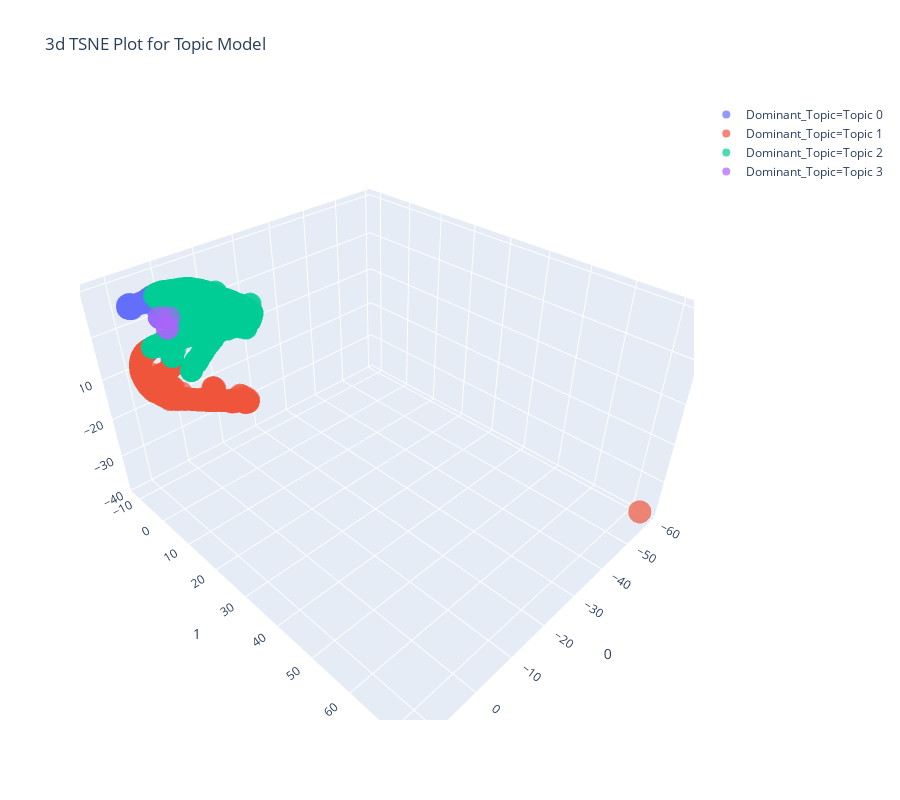

Write notebook code for a chart like this one.
### Markdown cell above
## T-distributed Stochastic Neighbor Embedding (t-SNE)



T-distributed Stochastic Neighbor Embedding (t-SNE) is a nonlinear dimensionality reduction technique well-suited for embedding high-dimensional data for visualization in a low-dimensional space of two or three dimensions.

### Code cell
plot_model(lda, plot="tsne")

### Figure 1 — Plotly figure (JSON) as saved in the notebook; plotly's stock layout.template omitted (floating-point values rounded to 4 significant figures; data arrays with more than 128 entries replaced by an {"elided": "..."} marker saying what was removed)
{"data": [{"hovertemplate": "Dominant_Topic=Topic 0<br>0=%{x}<br>1=%{y}<br>2=%{z}", "showlegend": true, "legendgroup": "Dominant_Topic=Topic 0", "name": "Dominant_Topic=Topic 0", "scene": "scene", "y": [-8.398, -8.957, -7.261, -7.862, -9.076, -8.345, -8.994, -4.96, -4.461, -8.805, -8.291, -7.522, -8.704, -7.477, -5.151, -8.817, -7.561, -8.188, -8.612, -7.356, -9.002, -7.348, -7.38, -8.547, -7.271, -8.259, -4.377, -8.335, -8.686, -4.372, -9.132, -9.109, -7.36, -7.698, -7.135, -8.32, -7.244, -8.444, -7.311, -7.027, -7.434, -5.684, -8.948, -8.709, -8.676, -7.461], "hoverlabel": {"namelength": 0}, "mode": "markers", "marker": {"color": "#636efa", "opacity": 0.7, "symbol": "circle"}, "x": [7.942, 8.45, 4.569, 6.949, 8.455, 8.812, 8.281, 4.646, 3.529, 8.612, 8.656, 6.193, 8.619, 6.067, 4.416, 8.15, 6.305, 8.444, 8.884, 5.131, 8.786, 5.502, 6.136, 8.626, 4.541, 7.769, 5.077, 7.855, 9.015, 5.071, 8.434, 8.735, 5.182, 6.62, 4.376, 8.402, 4.337, 8.151, 4.785, 4.218, 5.844, 5.308, 8.861, 8.999, 8.591, 6.212], "z": [6.521, 6.696, 7.488, 6.704, 6.103, 6.403, 6.176, 7.347, 5.157, 5.92, 6.153, 6.901, 5.912, 6.939, 7.341, 6.539, 6.869, 6.388, 6.651, 7.285, 6.617, 7.127, 6.872, 6.759, 7.508, 6.514, 4.303, 6.52, 6.371, 4.301, 6.367, 6.475, 7.266, 6.784, 7.515, 6.028, 7.578, 6.108, 7.42, 7.618, 7.017, 6.774, 6.104, 6.208, 6.791, 6.87], "type": "scatter3d"}, {"hovertemplate": "Dominant_Topic=Topic 1<br>0=%{x}<br>1=%{y}<br>2=%{z}", "showlegend": true, "legendgroup": "Dominant_Topic=Topic 1", "name": "Dominant_Topic=Topic 1", "scene": "scene", "y": {"elided": "238 float values"}, "hoverlabel": {"namelength": 0}, "mode": "markers", "marker": {"color": "#EF553B", "opacity": 0.7, "symbol": "circle"}, "x": {"elided": "238 float values"}, "z": {"elided": "238 float values"}, "type": "scatter3d"}, {"hovertemplate": "Dominant_Topic=Topic 2<br>0=%{x}<br>1=%{y}<br>2=%{z}", "showlegend": true, "legendgroup": "Dominant_Topic=Topic 2", "name": "Dominant_Topic=Topic 2", "scene": "scene", "y": {"elided": "712 float values"}, "hoverlabel": {"namelength": 0}, "mode": "markers", "marker": {"color": "#00cc96", "opacity": 0.7, "symbol": "circle"}, "x": {"elided": "712 float values"}, "z": {"elided": "712 float values"}, "type": "scatter3d"}, {"hovertemplate": "Dominant_Topic=Topic 3<br>0=%{x}<br>1=%{y}<br>2=%{z}", "showlegend": true, "legendgroup": "Dominant_Topic=Topic 3", "name": "Dominant_Topic=Topic 3", "scene": "scene", "y": [-2.465, -3.615, -4.35, -2.47], "hoverlabel": {"namelength": 0}, "mode": "markers", "marker": {"color": "#ab63fa", "opacity": 0.7, "symbol": "circle"}, "x": [4.793, 3.47, 5.066, 4.769], "z": [2.579, 3.931, 4.281, 2.585], "type": "scatter3d"}], "layout": {"title": {"text": "3d TSNE Plot for Topic Model"}, "scene": {"domain": {"y": [0, 1], "x": [0, 1]}, "zaxis": {"title": {"text": "2"}}, "xaxis": {"title": {"text": "0"}}, "yaxis": {"title": {"text": "1"}}}, "height": 800, "width": 900, "legend": {"tracegroupgap": 0}}}
